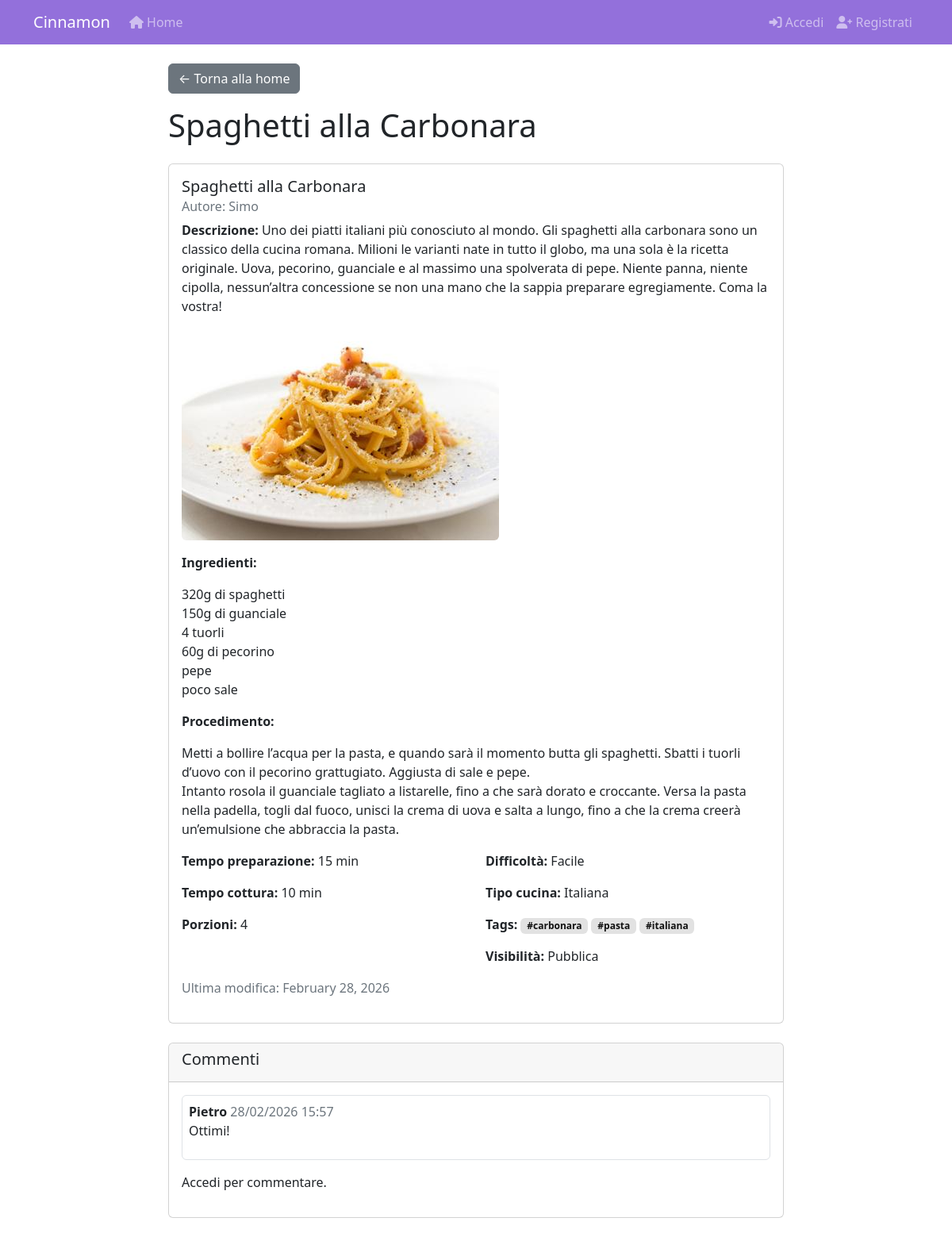
The app's page /recipe/2/ with its own data.
### recipes/models.py (models this page shows, shortened)
class Recipe(models.Model):
    DIFFICULTY_CHOICES = [
        ('easy', 'Facile'),
        ('medium', 'Medio'),
        ('hard', 'Difficile'),
    ]
    CUISINE_TYPES = [
        ('italian', 'Italiana'),
        ('french', 'Francese'),
        ('japanese', 'Giapponese'),
        ('indian', 'Indiana'),
        ('chinese', 'Cinese'),
        ('mediterranean', 'Mediterranea'),
        ('vegan', 'Vegana'),
        ('vegetarian', 'Vegetariana'),
        ('dessert', 'Dolce'),
        ('bread', 'Pane/Lievitato'),
        ('other', 'Altro'),
    ]
    VISIBILITY_CHOICES = [
        ('public', 'Pubblica'),
        ('friends', 'Solo Amici'),
        ('private', 'Privata'),
    ]
    title = models.CharField(max_length=200, verbose_name="Titolo")
    description = models.TextField(verbose_name="Descrizione")
    image = models.ImageField(upload_to='recipe_pics', blank=True, null=True, verbose_name="Foto")
    ingredients = models.TextField(default="", verbose_name="Ingredienti")
    instructions = models.TextField(default="", verbose_name="Procedimento")
    prep_time = models.PositiveIntegerField(default=30, help_text="Tempo in minuti", verbose_name="Tempo Preparazione")
    cook_time = models.PositiveIntegerField(default=30, help_text="Tempo in minuti", verbose_name="Tempo Cottura")
    servings = models.PositiveIntegerField(default=4, verbose_name="Porzioni")
    difficulty = models.CharField(max_length=10, choices=DIFFICULTY_CHOICES, default='medium', verbose_name="Difficoltà")
    cuisine_type = models.CharField(max_length=20, choices=CUISINE_TYPES, default='other', verbose_name="Tipo Cucina")
    tags = models.JSONField(default=list, blank=True, verbose_name="Tags")
    personal_notes = models.TextField(blank=True, null=True, verbose_name="Note Personali")
    visibility = models.CharField(max_length=10, choices=VISIBILITY_CHOICES, default='public', verbose_name="Visibilità")
    author = models.ForeignKey(User, on_delete=models.CASCADE, verbose_name="Autore")
    created_at = models.DateTimeField(auto_now_add=True)
    updated_at = models.DateTimeField(auto_now=True)
    class Meta:
        ordering = ['-created_at']

class Comment(models.Model):
    recipe = models.ForeignKey(Recipe, on_delete=models.CASCADE, related_name='comments')
    author = models.ForeignKey(User, on_delete=models.CASCADE)
    content = models.TextField(verbose_name="Commento")
    parent = models.ForeignKey('self', on_delete=models.CASCADE, null=True, blank=True, related_name='replies')
    is_approved = models.BooleanField(default=True)
    is_flagged = models.BooleanField(default=False)
    created_at = models.DateTimeField(auto_now_add=True)
    updated_at = models.DateTimeField(auto_now=True)
    class Meta:
        ordering = ['created_at']

### recipes/views.py (the view)
# urls.py: path('recipe/<int:pk>/', views.RecipeDetailView.as_view(), name='recipes-detail'),
class RecipeDetailView(DetailView):
    model = models.Recipe
    template_name = 'recipes/recipe_detail.html'

### users/views.py (called while the page is built, shortened)
def unread_messages_count(request):
    return {'unread_messages_count': 0}

### recipes/templates/recipes/recipe_detail.html (shortened to what this page needs)
{% extends "recipes/base.html" %}
{% block content %}
<a href="/" class="btn btn-secondary mb-3">&larr; Torna alla home</a>
<h1>{{ object.title }}</h1>
<div class="card my-4">
  <div class="card-body">
    <h5 class="card-title">{{ object.title }}</h5>
    <h6 class="card-subtitle mb-2 text-muted">Autore: {{ object.author }}</h6>
    <p class="card-text"><strong>Descrizione:</strong> {{ object.description }}</p>
    {% if object.image %}
      <img src="{{ object.image.url }}" class="img-fluid rounded mb-3" alt="Foto ricetta">
    {% endif %}
    <p><strong>Ingredienti:</strong><br>{{ object.ingredients|linebreaks }}</p>
    <p><strong>Procedimento:</strong><br>{{ object.instructions|linebreaks }}</p>
    <div class="row">
      <div class="col-md-6">
        <p><strong>Tempo preparazione:</strong> {{ object.prep_time }} min</p>
        <p><strong>Tempo cottura:</strong> {{ object.cook_time }} min</p>
        <p><strong>Porzioni:</strong> {{ object.servings }}</p>
      </div>
      <div class="col-md-6">
        <p><strong>Difficoltà:</strong> {{ object.get_difficulty_display }}</p>
        <p><strong>Tipo cucina:</strong> {{ object.get_cuisine_type_display }}</p>
        <p><strong>Tags:</strong>
          {% for tag in object.tags %}
            <span class="badge badge-secondary" style="color: #111; background-color: #e2e2e2;">#{{ tag }}</span>
          {% empty %}
            <span class="text-muted">Nessun tag</span>
          {% endfor %}
        </p>
        <p><strong>Visibilità:</strong> {{ object.get_visibility_display }}</p>
      </div>
    </div>
    <p class="text-muted">Ultima modifica: {{ object.updated_at|date:"F j, Y" }}</p>
  </div>
</div>
<div class="card my-4">
  <div class="card-header">
    <h5>Commenti</h5>
  </div>
  <div class="card-body">
    {% if object.comments.all %}
      {% for comment in object.comments.all %}
        <div class="mb-3 p-2 border rounded">
          <strong>{{ comment.author.username }}</strong> <span class="text-muted">{{ comment.created_at|date:"d/m/Y H:i" }}</span><br>
          {{ comment.content|linebreaks }}
        </div>
      {% empty %}
        <p class="text-muted">Nessun commento ancora.</p>
      {% endfor %}
    {% else %}
      <p class="text-muted">Nessun commento ancora.</p>
    {% endif %}
    {% if user.is_authenticated %}
      <a href="{% url 'add-comment' object.pk %}" class="btn btn-outline-primary mt-2">Aggiungi un commento</a>
    {% else %}
      <p class="mt-2">Accedi per commentare.</p>
    {% endif %}
  </div>
</div>
{% endblock content %}

### records on screen
Recipe: title "Spaghetti alla Carbonara", author "Simo", description "Uno dei piatti italiani più conosciuto al mondo. Gli spaghetti alla carbonara sono un classico della cucina romana. Milioni le varianti nate in tutto il globo, ma una sola è la ricetta originale. Uova, pecorino, guanciale e al massimo una spolverata di pepe. Niente panna, niente cipolla, nessun’altra concessione se non una mano che la sappia preparare egregiamente. Coma la vostra!", image (picture), ingredients "320g di spaghetti 150g di guanciale 4 tuorli 60g di pecorino pepe poco sale", instructions "Metti a bollire l’acqua per la pasta, e quando sarà il momento butta gli spaghetti. Sbatti i tuorli d’uovo con il pecorino grattugiato. Aggiusta di sale e pepe. Intanto rosola il guanciale tagliato a listarelle, fino a che sarà dorato e croccante. Versa la pasta nella padella, togli dal fuoco, unisci la crema di uova e salta a lungo, fino a che la crema creerà un’emulsione che abbraccia la pasta.", prep_time "15", cook_time "10", servings "4", difficulty "Facile", cuisine_type "Italiana", visibility "Pubblica", updated_at "February 28, 2026"
Comment: author.username "Pietro", created_at "28/02/2026 15:57", content "Ottimi!"

### other values on screen
{{ tag }} "carbonara" "pasta" "italiana"
